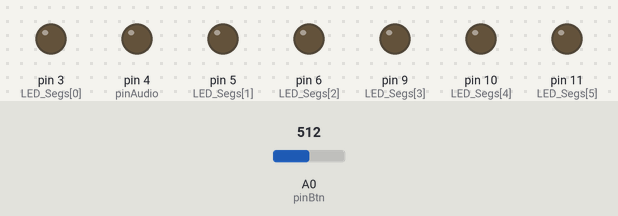
Bench run of a sketch on a simulated Arduino Uno, built with avr-gcc and run on an emulated ATmega328P. On the bench: output pins drawn as LEDs (lit = HIGH). The inputs (shaded band) are chosen by the test bench; at power-on: A0 (pinBtn) = 512.

Above: at 1.2 s.
1.3 s: A0 (pinBtn) set to 0
At 1.45 s:
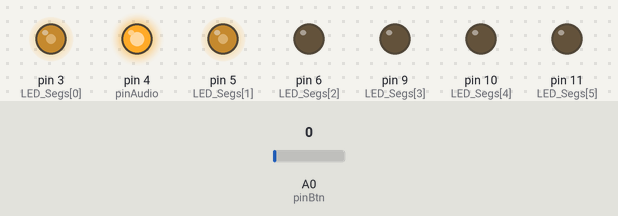
4.3 s: A0 (pinBtn) set to 16
At 4.3 s:
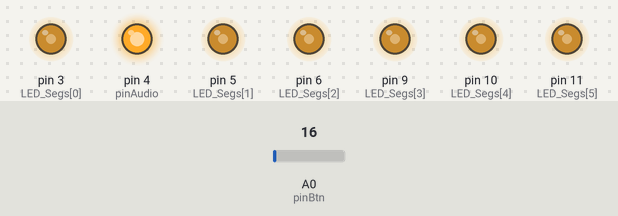
5.8 s: A0 (pinBtn) set to 0
At 5.95 s:
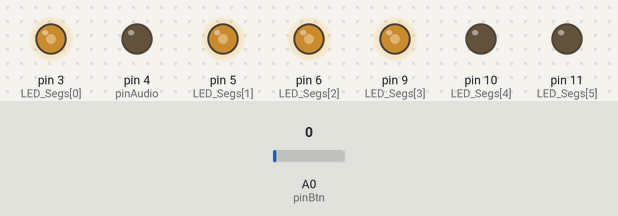
Timing chart, 0 to 8.8 s (numbered marks = the images above; inputs shaded):
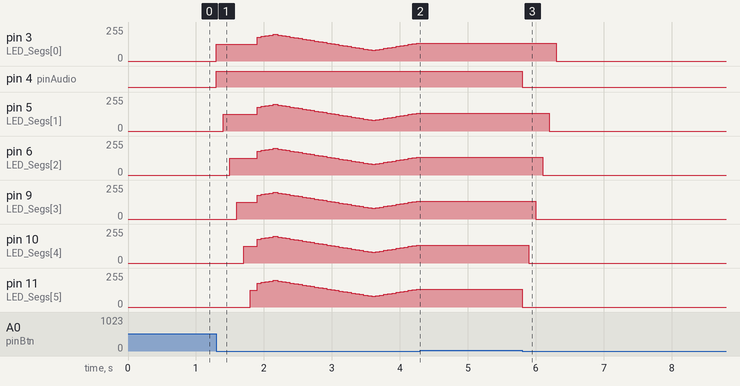

Measured:
- after the input at 1.3 s, pin 4 (pinAudio): LOW → HIGH at once
- after the input at 4.3 s, pin 3 (LED_Segs[0]), pin 5 (LED_Segs[1]), pin 6 (LED_Segs[2]), pin 9 (LED_Segs[3]), pin 10 (LED_Segs[4]), pin 11 (LED_Segs[5]): stays 135/255 (without the input it goes to 140/255 after 0.01 s)
- after the input at 5.8 s, pin 3 (LED_Segs[0]): 135/255 → 0/255 after 0.50 s; pin 4 (pinAudio): HIGH → LOW at once; pin 5 (LED_Segs[1]): 135/255 → 0/255 after 0.40 s; pin 6 (LED_Segs[2]): 135/255 → 0/255 after 0.30 s; pin 9 (LED_Segs[3]): 135/255 → 0/255 after 0.20 s

The sketch:

LightSaber-001.ino
```cpp
const int LED_Segs[6] = { 3, 5, 6, 9, 10, 11 };
const int pinBtn = 14;  // A0
const int pinAudio = 4;

const int LoopDelay = 50;
const int LedShowsDelay = 100;
const int OpenDuration = 180;
const int CloseDuration = 30;

enum SystemEvent { Open, Close, Brighting };
String SysStateStr[3] = { "Open", "Close", "Brightness" };
SystemEvent SysState = Close;

const int max_brightness = 200;
const int min_brightness = 80
;
int brightness = 180;
int fadeAmount = 5;
int BrightingDelay = 10;

void setup()
{
  Serial.begin(9600);
  pinMode(pinBtn, INPUT);
  pinMode(pinAudio, OUTPUT);

  for (int i=0; i<6; i++) {
    pinMode(LED_Segs[i], OUTPUT);
  }
}

void loop()
{
  int press_time = readButton();

  if (press_time > 0)
  {
    if ((SysState == Close) && (press_time > OpenDuration))
    {
      LightOn();
      SysState = Brighting;
    }
    else if ((SysState != Close) && (press_time > CloseDuration))
    {
      LightOut();
    }
  }

  if (SysState == Brighting) LightBrighting();

  delay(LoopDelay);
}

int readButton()
{
  int press_time = -1;

  if (analogRead(pinBtn) > 0)
  {
    delay(20);
    if (analogRead(pinBtn) > 0)
    {
      unsigned long start_time = millis();
      while (analogRead(pinBtn)) ;
      press_time = millis() - start_time;
    }
  }

  return press_time;
}

void LightOn()
{
  SysState = Open;
  digitalWrite(pinAudio, HIGH);

  for (int i=0; i<6; i++)
  {
    analogWrite(LED_Segs[i], 127);
    delay(LedShowsDelay);
  }
}

void LightOut()
{
  SysState = Close;
  digitalWrite(pinAudio, LOW);

  for (int i=5; i>=0; i--)
  {
    analogWrite(LED_Segs[i], 0);
    delay(LedShowsDelay);
  }
}

void LightBrighting()
{
  for (int i=0; i<6; i++) {
    analogWrite(LED_Segs[i], brightness);
  }

  brightness = brightness + fadeAmount;
  if (brightness <= min_brightness || brightness >= max_brightness) {
    fadeAmount = -fadeAmount ;
  }
  delay(BrightingDelay);
}
```
